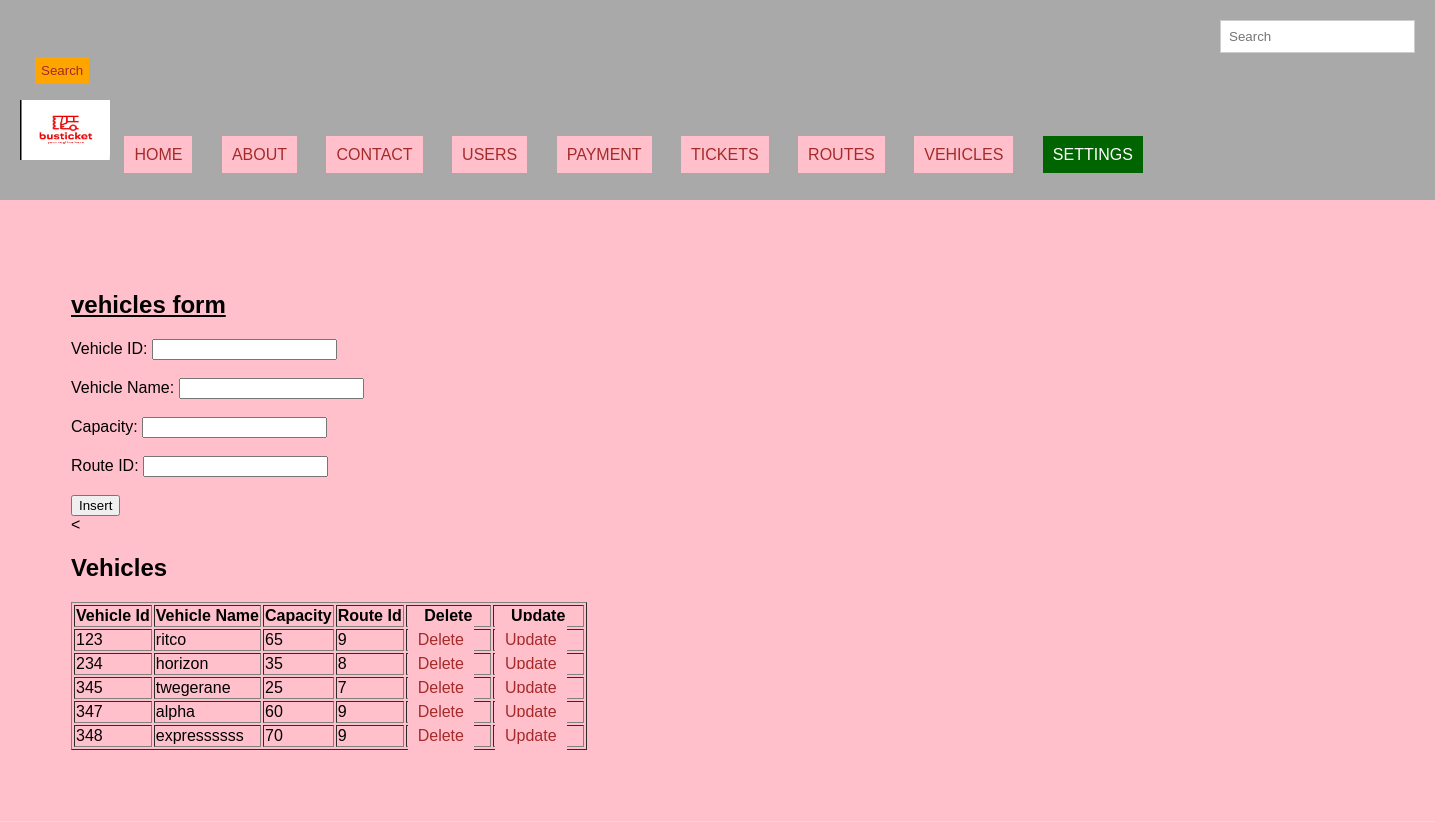
Screenshot of /vehicles.php with the database file from the repository.
### tables this page shows
CREATE TABLE `vehicles` (
  `vehicle_id` int(11) NOT NULL,
  `vehicle_name` varchar(50) NOT NULL,
  `capacity` int(11) NOT NULL,
  `route_id` int(11) NOT NULL
);

### vehicles.php (the view, shortened to what this page needs)
<!DOCTYPE html>
<html lang="en">
<head>
  <link rel="stylesheet" type="text/css" href="style.css" title="style 1" media="screen, tv, projection, handheld, print"/>
</head>
<body bgcolor="pink">
<header>
  <form class="d-flex" role="search" action="search.php">
    <input class="form-control me-2" type="search" placeholder="Search" aria-label="Search">
    <button class="btn btn-outline-success" type="submit">Search</button>
  </form>
  <ul style="list-style-type: none; padding: 0;">
    <li style="display: inline; margin-right: 10px;">
      <img src="./image/logo.png" width="90" height="60" alt="Logo">
    </li>
    <li style="display: inline; margin-right: 10px;"><a href="./home.html">HOME</a></li>
    <li style="display: inline; margin-right: 10px;"><a href="./about.html">ABOUT</a></li>
    <li style="display: inline; margin-right: 10px;"><a href="./contact.html">CONTACT</a></li>
    <li style="display: inline; margin-right: 10px;"><a href="./users.php">USERS</a></li>
    <li style="display: inline; margin-right: 10px;"><a href="./payment.php">PAYMENT</a></li>
    <li style="display: inline; margin-right: 10px;"><a href="./tickets.php">TICKETS</a></li>
    <li style="display: inline; margin-right: 10px;"><a href="./routes.php">ROUTES</a></li>
    <li style="display: inline; margin-right: 10px;"><a href="./vehicles.php">VEHICLES</a></li>
    <li class="dropdown" style="display: inline; margin-right: 10px;">
      <a href="#" style="padding: 10px; color: white; background-color: darkgreen; text-decoration: none; margin-right: 15px;">SETTINGS</a>
    </li>
  </ul>
</header>
<section>
  <h1><u>vehicles form</u></h1>
  <form method="post">
    <label for="vehicle_id">Vehicle ID:</label>
    <input type="number" id="vehicle_id" name="vehicle_id"><br><br>
    <label for="vehicle_name">Vehicle Name:</label>
    <input type="text" id="vehicle_name" name="vehicle_name" required><br><br>
    <label for="capacity">Capacity:</label>
    <input type="text" id="capacity" name="capacity" required><br><br>
    <label for="route_id">Route ID:</label>
    <input type="number" id="route_id" name="route_id" required><br><br>
    <input type="submit" name="add" value="Insert">
  </form>
<
  <h2>Vehicles</h2>
  <table border="1">
    <tr>
      <th>Vehicle Id</th>
      <th>Vehicle Name</th>
      <th>Capacity</th>
      <th>Route Id</th>
      <th>Delete</th>
      <th>Update</th>
    </tr>
  <?php
  include('db_connection.php');
   $sql = "SELECT * FROM vehicles";
    $result = $connection->query($sql);
    if ($result->num_rows > 0) {
        while ($row = $result->fetch_assoc()) {
            $vehicle_id = $row['vehicle_id'];
            echo "<tr>
                <td>" . $row['vehicle_id'] . "</td>
                <td>" . $row['vehicle_name'] . "</td>
                <td>" . $row['capacity'] . "</td>
                <td>" . $row['route_id'] . "</td>
        <td><a href='delete vehicles.php?vehicle_id=$vehicle_id'>Delete</a></td>
        <td><a href='update vehicles.php?vehicle_id=$vehicle_id'>Update</a></td>
              </tr>";
        }
    } else {
        echo "<tr><td colspan='7'>No data found</td></tr>";
    }
    ?>

### style.css (style rules this page uses)
body { font-family: algerian; margin: 0; padding: 0; }
.form-control { padding: 8px; margin-left: 4px; border: 1px solid #ccc; }
.btn { padding: 6px; background-color: orange; color: brown; border: none; }
.dropdown { position: relative; display: inline; margin-right: 10px; }
body { font-family: Arial,sans-serif; margin:0; padding:0; }
header { background-color:darkgray; padding: 20px; }
.dropdown { position: right; display:right; direction:rtl; }
section { padding:28px; border-bottom: 1px solid #ddd; }
html,body { display:grid; place_items=center; width: 75%; height: 50%; }

### vehicles.php (style rules this page uses)
a { padding: 10px; color: white; background-color: pink; text-decoration: none; margin-right: 15px; }
a:link { color: brown; }
button.btn { margin-left: 15px; margin-top: 4px; }
input.form-control { margin-left: 1200px; padding: 8px; }
section { padding: 71px; border-bottom: 1px solid #ddd; }

### rows the page displays
vehicles: vehicle_id "123", vehicle_name "ritco", capacity "65", route "9"
vehicles: vehicle_id "234", vehicle_name "horizon", capacity "35", route "8"
vehicles: vehicle_id "345", vehicle_name "twegerane", capacity "25", route "7"
vehicles: vehicle_id "347", vehicle_name "alpha", capacity "60", route "9"
vehicles: vehicle_id "348", vehicle_name "expressssss", capacity "70", route "9"
